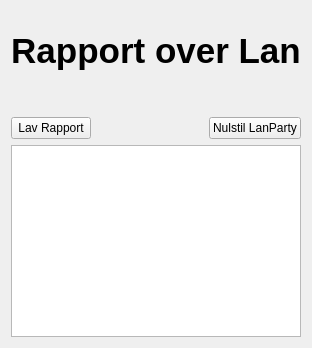
      <widget class="QWidget" name="pgRapport">
       <layout class="QGridLayout" name="gridLayout_11">
        <item row="0" column="0">
         <spacer name="verticalSpacer_19">
          <property name="orientation">
           <enum>Qt::Vertical</enum>
          </property>
          <property name="sizeType">
           <enum>QSizePolicy::Fixed</enum>
          </property>
          <property name="sizeHint" stdset="0">
           <size>
            <width>20</width>
            <height>20</height>
           </size>
          </property>
         </spacer>
        </item>
        <item row="1" column="0">
         <widget class="QLabel" name="label_22">
          <property name="font">
           <font>
            <pointsize>26</pointsize>
            <weight>75</weight>
            <bold>true</bold>
           </font>
          </property>
          <property name="text">
           <string>Rapport over Lan</string>
          </property>
          <property name="alignment">
           <set>Qt::AlignCenter</set>
          </property>
         </widget>
        </item>
        <item row="2" column="0">
         <spacer name="verticalSpacer_20">
          <property name="orientation">
           <enum>Qt::Vertical</enum>
          </property>
          <property name="sizeType">
           <enum>QSizePolicy::Fixed</enum>
          </property>
          <property name="sizeHint" stdset="0">
           <size>
            <width>20</width>
            <height>40</height>
           </size>
          </property>
         </spacer>
        </item>
        <item row="8" column="0">
         <widget class="QTextEdit" name="txtRapport">
          <property name="readOnly">
           <bool>true</bool>
          </property>
         </widget>
        </item>
        <item row="4" column="0">
         <layout class="QHBoxLayout" name="horizontalLayout_8">
          <property name="topMargin">
           <number>0</number>
          </property>
          <item>
           <widget class="QPushButton" name="btnLavRapport">
            <property name="text">
             <string>Lav Rapport</string>
            </property>
           </widget>
          </item>
          <item>
           <spacer name="horizontalSpacer_16">
            <property name="orientation">
             <enum>Qt::Horizontal</enum>
            </property>
            <property name="sizeHint" stdset="0">
             <size>
              <width>40</width>
              <height>20</height>
             </size>
            </property>
           </spacer>
          </item>
          <item>
           <widget class="QPushButton" name="btnResetAll">
            <property name="text">
             <string>Nulstil LanParty</string>
            </property>
           </widget>
          </item>
         </layout>
        </item>
       </layout>
      </widget>
